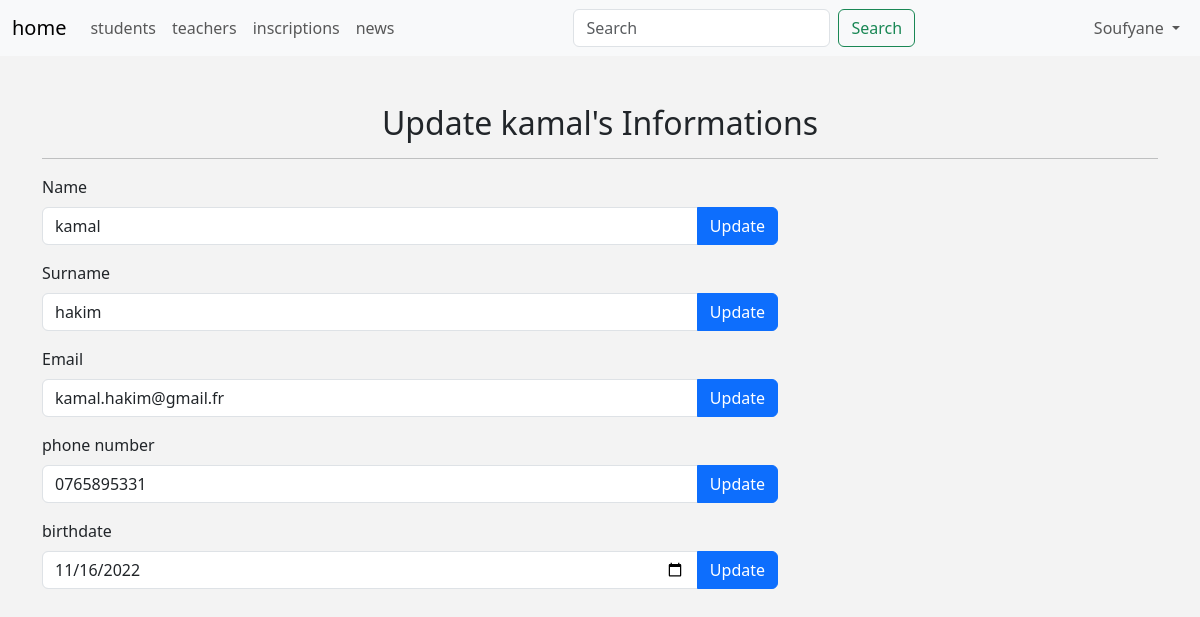
Page /admin/manage-teacher.php?action=edit&teacher_id=2 (signed in) on the committed database.
### tables this page shows
CREATE TABLE `Enseignants` (
  `id` int(11) NOT NULL,
  `nom` varchar(50) NOT NULL,
  `prenom` varchar(50) NOT NULL,
  `email` varchar(255) NOT NULL,
  `date_naissance` date NOT NULL,
  `lieu_naissance` varchar(255) NOT NULL,
  `nationalite` varchar(255) NOT NULL,
  `adresse` varchar(255) NOT NULL,
  `telephone` varchar(20) NOT NULL,
  `photo` mediumblob DEFAULT NULL,
  `id_doc` int(11) DEFAULT NULL
);

### admin/manage-teacher.php (the view, shortened to what this page needs)
<?php
if (isset($_SESSION['username'])) {
    include 'init.php';
    $teacher_id = isset($_GET['teacher_id']) && is_numeric($_GET['teacher_id']) ? intval($_GET['teacher_id']) : 0;
    $stmt = $connection->prepare("SELECT * FROM Enseignants WHERE id = ?");
    $stmt->execute(array($teacher_id));
    $teacher = $stmt->fetch(PDO::FETCH_ASSOC);
        ?>
        <?php
    if(isset($_GET['action']) && $_GET['action'] == 'edit') {
        ?>
        <div class="container">
            <h2 class="text-center mt-5">Update <?php echo $teacher['nom']?>'s Informations</h2>
            <hr>
            <form action="<?php $_SERVER['PHP_SELF']?>" method="POST" class="">
                <div class="row mb-3">
                    <div class="col-md-8">
                        <label for="first_name" class="form-label">Name</label>
                        <div class="input-group">
                            <input type="text" class="form-control" id="first_name" name="name" value="<?php  echo $teacher['nom']; ?>">
                            <button class="btn btn-primary" name="update-teacher-name" type="submit">Update</button>
                        </div>
                    </div>
                </div>
            </form>
            <form action="<?php $_SERVER['PHP_SELF']?>" method="post">
                <div class="row mb-3">
                    <div class="col-md-8">
                        <label for="surname" class="form-label">Surname</label>
                        <div class="input-group">
                            <input type="text" class="form-control" id="first_name" name="surname" value="<?php  echo $teacher['prenom']; ?>">
                            <button class="btn btn-primary" name="update-teacher-surname" type="submit">Update</button>
                        </div>
                    </div>
                </div>
            </form>
            <form action="<?php $_SERVER['PHP_SELF']?>" method="POST">
                <div class="row mb-3">
                    <div class="col-md-8">
                        <label for="email" class="form-label">Email</label>
                        <div class="input-group">
                            <input type="email" class="form-control" id="email" name="email" value="<?php  echo $teacher['email']; ?>">
                            <button class="btn btn-primary" name="update-teacher-email"  type="submit">Update</button>
                        </div>
                    </div>
                </div>
            </form>
            <form action="<?php $_SERVER['PHP_SELF']?>" method="post">
            <div class="row mb-3">
                <div class="col-md-8">
                    <label for="phone-number" class="form-label">phone number</label>
                    <div class="input-group">
                        <input type="text" class="form-control" id="phone-number" name="phone-number" value="<?php  echo $teacher['telephone']; ?>">
                        <button class="btn btn-primary" name="update-phone-number" type="submit">Update</button>
                    </div>
                </div>
            </div>
            </form>
            <form action="<?php $_SERVER['PHP_SELF']?>" method="post">
                <div class="row mb-3">
                    <div class="col-md-8">
                        <label for="birthdate" class="form-label">birthdate</label>
                        <div class="input-group">
                            <input type="date" class="form-control" id="birth-date" name="birthdate" value="<?php  echo $teacher['date_naissance']; ?>">
                            <button class="btn btn-primary" name="update-birthdate" type="submit">Update</button>
                        </div>
                    </div>
                </div>
            </form>
        </div>
        <?php
    }
    include $tpl . 'footer.php';
} else {
    echo 'You are not authorized to view this page.';
    header('Location: index.php');
    exit();
}
?>

### admin/layout/css/backend.css (style rules this page uses)
body { background-color: #f3f3f3; }

### rows in the picture
enseignants: nom "kamal", name "kamal", surname "hakim", email "kamal.hakim@gmail.fr", phone-number "0765895331", birthdate "11/16/2022"

### other values in the picture
lang("HOME") "home"
lang("STUDENTS") "students"
lang("TEACHERS") "teachers"
lang("INSCRIPTIONS") "inscriptions"
lang("NEWS") "news"
$_SESSION['username'] "Soufyane"
